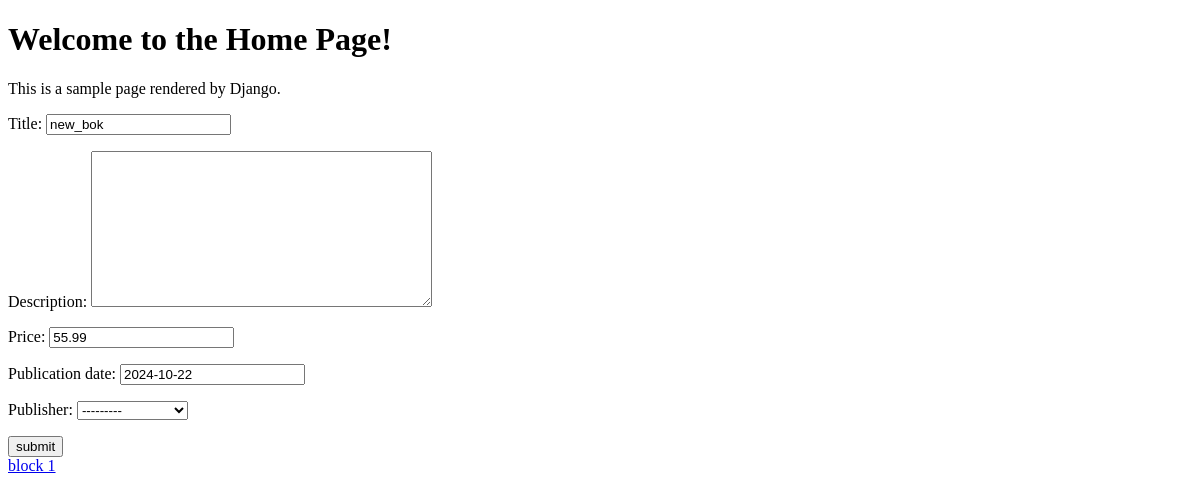
Page /editbook/df70f94f-ddc6-4c16-be49-20f998262250/ on the earlier database version.
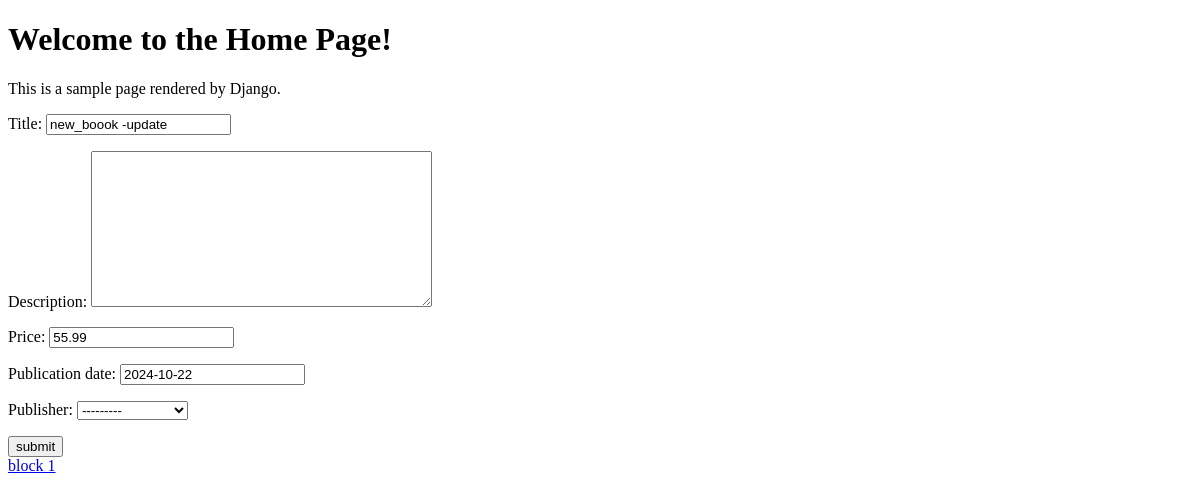
Same page on the later database version.
### main/models.py (models this page shows, shortened)
class Books_table(models.Model):
    id = models.UUIDField(primary_key=True, default=uuid.uuid4, editable=False)
    title = models.CharField(max_length=200)
    description = models.TextField(max_length=2000, blank=True, null=True)
    price = models.DecimalField(max_digits=5, decimal_places=2)
    publication_date = models.DateField(default=datetime.date.today)
    is_available = models.BooleanField(default=True)
    publisher = models.ForeignKey(
        "Publisher", on_delete=models.SET_NULL, null=True, blank=True
    )

### main/views.py (the view)
# urls.py: path("editbook/<str:pk>/", views.edit, name="edit"),
def edit(request, pk):
    books = models.Books_table.objects.get(id=pk)
    book_form = Bookform(instance=books)
    context = {"book_form": book_form}
    if request.method == "POST":
        form = Bookform(request.POST, instance=books)
        if form.is_valid():
            form.save()
            return redirect("root")
    return render(request, "main/bookForm.html", context)

### main/form.py
class Bookform(ModelForm):
    class Meta:
        model = models.Books_table
        fields = ["title", "description", "price", "publication_date", "publisher"]

### main/models.py (called while the page is built)
    def __str__(self):
        return self.name

### main/templates/main/bookForm.html (shortened to what this page needs)
{%extends 'main.html'%}
{%block content%}
<form method="POST">
    {{book_form.as_p}}
    <input type="submit" value="submit">
</form>
<a href="{%url 'root'%}">block 1</a>
{%endblock%}

Differences in the rows shown:
changed Books_table: title "new_bok" → "new_boook -update"
